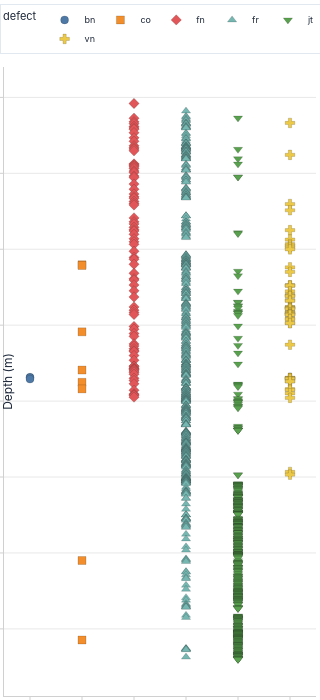

Notebook source saved alongside this figure:
### Code cell
# plot_point_log — categorical point data with unique x-position, colour and marker per category
fig = plot_point_log(
    df=df_cat,
    depth_col=DEPTH,
    label_col="defect",
    marker_size=8,
)
fig.update_layout(height=700, width=300)
fig.show()

### Figure 1 — Plotly figure (JSON) as saved in the notebook; plotly's stock layout.template omitted (floating-point values rounded to 4 significant figures; data arrays with more than 128 entries replaced by an {"elided": "..."} marker saying what was removed)
{"data": [{"hovertemplate": "bn<br>depth: %{y:.1f} m<extra></extra>", "marker": {"color": "#4e79a7", "line": {"color": "rgba(0,0,0,0.3)", "width": 0.5}, "size": 8, "symbol": "circle"}, "mode": "markers", "name": "bn", "type": "scatter", "x": [0, 0, 0], "y": [368.5, 369.1, 371.0]}, {"hovertemplate": "co<br>depth: %{y:.1f} m<extra></extra>", "marker": {"color": "#f28e2b", "line": {"color": "rgba(0,0,0,0.3)", "width": 0.5}, "size": 8, "symbol": "square"}, "mode": "markers", "name": "co", "type": "scatter", "x": [1, 1, 1, 1, 1, 1, 1, 1], "y": [220.4, 221.4, 308.8, 359.1, 375.2, 383.9, 609.9, 714.6]}, {"hovertemplate": "fn<br>depth: %{y:.1f} m<extra></extra>", "marker": {"color": "#e15759", "line": {"color": "rgba(0,0,0,0.3)", "width": 0.5}, "size": 8, "symbol": "diamond"}, "mode": "markers", "name": "fn", "type": "scatter", "x": [2, 2, 2, 2, 2, 2, 2, 2, 2, 2, 2, 2, 2, 2, 2, 2, 2, 2, 2, 2, 2, 2, 2, 2, 2, 2, 2, 2, 2, 2, 2, 2, 2, 2, 2, 2, 2, 2, 2, 2, 2, 2, 2, 2, 2, 2, 2, 2, 2, 2, 2, 2, 2, 2, 2, 2, 2, 2, 2, 2, 2, 2, 2, 2, 2, 2, 2, 2, 2, 2, 2, 2, 2, 2, 2, 2, 2, 2, 2, 2, 2, 2, 2], "y": [8.0, 27.5, 32.24, 34.6, 38.2, 40.35, 42.0, 46.5, 53.3, 57.9, 63.8, 66.3, 68.0, 70.4, 87.55, 88.7, 90.0, 91.4, 93.7, 97.0, 99.0, 103.7, 105.4, 114.2, 121.0, 127.3, 131.0, 133.0, 137.0, 139.7, 141.7, 158.7, 163.9, 166.6, 171.2, 174.3, 176.0, 180.4, 186.3, 190.2, 193.5, 202.7, 210.8, 213.2, 219.8, 231.7, 238.9, 240.6, 247.0, 254.8, 262.9, 276.0, 280.2, 283.4, 286.0, 301.6, 305.3, 311.0, 314.8, 324.8, 327.4, 331.0, 333.8, 334.6, 340.0, 346.2, 353.9, 354.2, 356.4, 357.1, 358.1, 358.9, 360.3, 362.2, 364.7, 369.9, 372.9, 377.3, 385.8, 390.6, 391.8, 392.6, 394.8]}, {"hovertemplate": "fr<br>depth: %{y:.1f} m<extra></extra>", "marker": {"color": "#76b7b2", "line": {"color": "rgba(0,0,0,0.3)", "width": 0.5}, "size": 8, "symbol": "triangle-up"}, "mode": "markers", "name": "fr", "type": "scatter", "x": {"elided": "634 int values"}, "y": {"elided": "634 float values"}}, {"hovertemplate": "jt<br>depth: %{y:.1f} m<extra></extra>", "marker": {"color": "#59a14f", "line": {"color": "rgba(0,0,0,0.3)", "width": 0.5}, "size": 8, "symbol": "triangle-down"}, "mode": "markers", "name": "jt", "type": "scatter", "x": {"elided": "570 int values"}, "y": {"elided": "570 float values"}}, {"hovertemplate": "vn<br>depth: %{y:.1f} m<extra></extra>", "marker": {"color": "#edc948", "line": {"color": "rgba(0,0,0,0.3)", "width": 0.5}, "size": 8, "symbol": "cross"}, "mode": "markers", "name": "vn", "type": "scatter", "x": [5, 5, 5, 5, 5, 5, 5, 5, 5, 5, 5, 5, 5, 5, 5, 5, 5, 5, 5, 5, 5, 5, 5, 5, 5, 5, 5, 5, 5, 5, 5, 5, 5, 5, 5, 5, 5, 5, 5, 5, 5, 5, 5, 5, 5, 5, 5, 5, 5, 5], "y": [33.7, 75.7, 140.5, 148.7, 174.9, 187.3, 193.3, 195.2, 197.8, 200.1, 223.9, 229.8, 247.4, 247.8, 248.0, 255.4, 260.1, 261.1, 261.9, 266.9, 268.0, 276.2, 276.4, 277.4, 278.1, 278.6, 282.8, 283.8, 284.2, 285.8, 286.1, 286.5, 291.4, 292.3, 297.1, 297.4, 325.8, 369.3, 369.6, 369.7, 370.1, 370.6, 374.0, 374.1, 384.3, 385.3, 389.8, 395.7, 493.3, 496.9]}], "layout": {"autosize": true, "height": 700, "legend": {"font": {"size": 9}, "title": {"text": "defect"}}, "margin": {"b": 4, "l": 4, "r": 4, "t": 4}, "showlegend": true, "width": 300, "xaxis": {"fixedrange": true, "range": [-0.5, 5.5], "showgrid": false, "tickangle": -45, "tickfont": {"size": 10}, "ticktext": ["bn", "co", "fn", "fr", "jt", "vn"], "tickvals": [0, 1, 2, 3, 4, 5], "title": {"font": {"size": 12}}, "zeroline": false}, "yaxis": {"autorange": "reversed", "tickfont": {"size": 10}, "title": {"font": {"size": 12}, "text": "Depth (m)"}, "zeroline": false}}}
